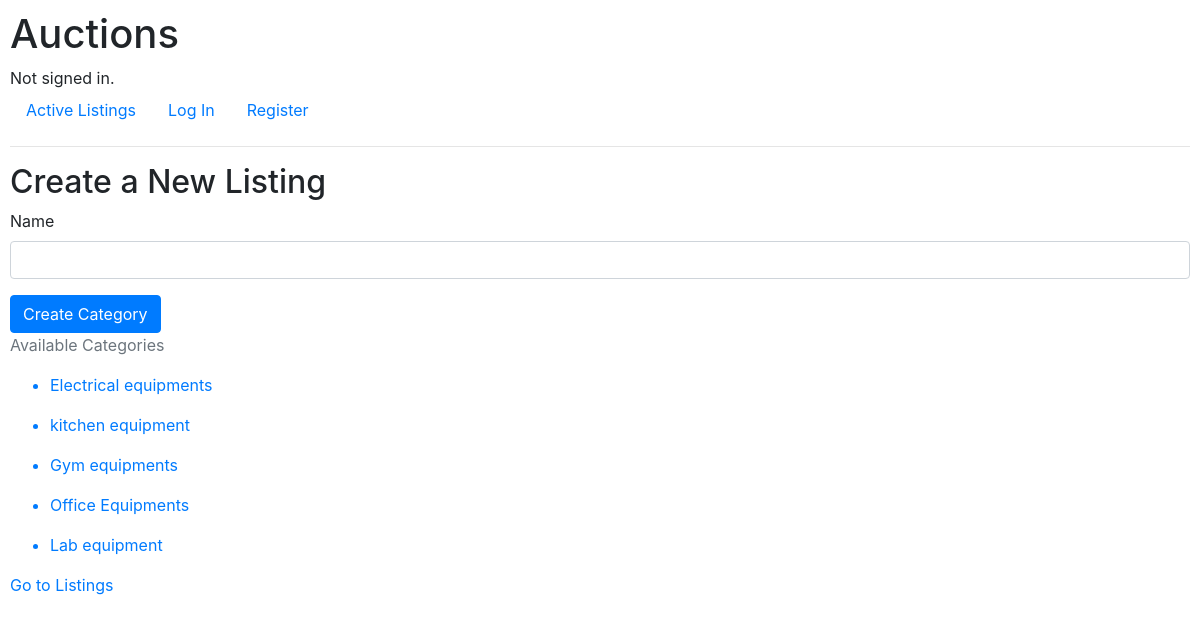
Screenshot of /create-category with the database file from the repository.
### auctions/models.py (models this page shows, shortened)
class Category(models.Model):
    name = models.CharField(max_length=64, unique=True)
    class Meta:
        verbose_name_plural = "Categories"

### auctions/views.py (the view)
# urls.py: path("create-category", views.create_category, name="create-category"),
def create_category(request):
    if request.method == "POST":
        form = CategoryForm(request.POST)
        if form.is_valid():
            form.save()
            messages.success(request, 'Category created successfully!')
            return redirect("index")  # Use redirect instead of HttpResponseRedirect
        else:
            messages.error(request, 'Error creating category. Please check the form for errors.')
    else:
        form = CategoryForm()
    return render(request, "auctions/create-category.html", {"form": form, "categories": Category.objects.all()})

### auctions/forms.py (shortened to what this page needs)
class CategoryForm(forms.ModelForm):
    class Meta:
        model = Category
        fields = ['name']
        widgets = {
            'name': forms.TextInput(attrs={'class': 'form-control'}),
        }

### auctions/templates/auctions/create-category.html (shortened to what this page needs)
{% extends "auctions/layout.html" %}
{% block body %}
    <h2>Create a New Listing</h2>
    <form action="{% url 'create-category' %}" method="post" enctype="multipart/form-data">
        {% for field in form %}
            <div class="form-group">
                <label for="{{ field.id_for_label }}">{{ field.label }}</label>
                {{ field }}
            </div>
        {% endfor %}
        <button type="submit" class="btn btn-primary">Create Category </button>
    </form>
        <div>
        <p class="text-muted"> Available Categories </p>
        {% for category in categories %}
        <ul>
            <a href="{% url 'category' category.id %}"><li>{{ category.name }}</li></a>
        </ul>
        {% empty %}
            <li>No categories available.</li>
        {% endfor %}
    </div>
    <a href="{% url 'index' %}"> Go to Listings</a>
{% endblock body %}

### auctions/static/auctions/styles.css (style rules this page uses)
body { padding: 10px; }

### rows the page displays
Category: name "Electrical equipments"
Category: name "kitchen equipment"
Category: name "Gym equipments"
Category: name "Office Equipments"
Category: name "Lab equipment"

### other values shown
{{ field.label }} "Name"
